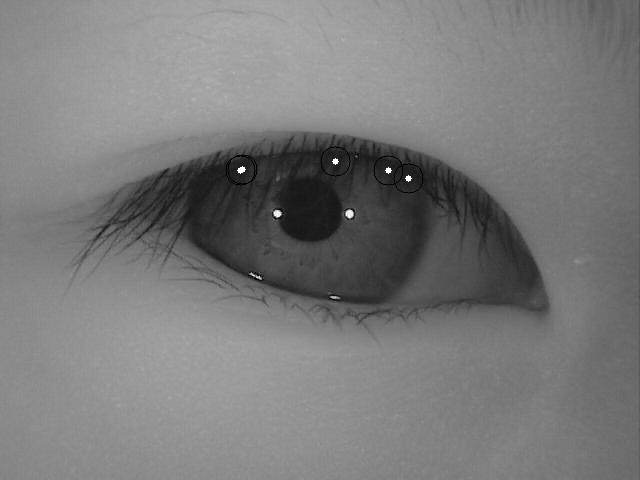
#> input picture drawing.png, 640 x 480 px
$ python -i utils.py   (imports and definitions only)
#> lines starting #> are read from the running program, lines starting #| are printed output that depends on the picture; after the words box and inside, x2 and y2 are one past the last pixel; in counts of white or black regions, pixels touching at a corner belong together
#> further down, picture is the input picture: shape (480, 640); min 0, max 255, mean 121.9
import math

import cv2
import numpy as np


# [5 lines left out: function show_image, not called in this run]


inner_params = (50, 60, 30, 40)
outer_params = (50, 50, 70, 180)


# [42 lines left out: functions find_iris, get_circles, not called in this run]


def get_circle_blob(image):
    im = cv2.GaussianBlur(image, (11, 11), 0)
    im = cv2.inRange(im, 23, 30)
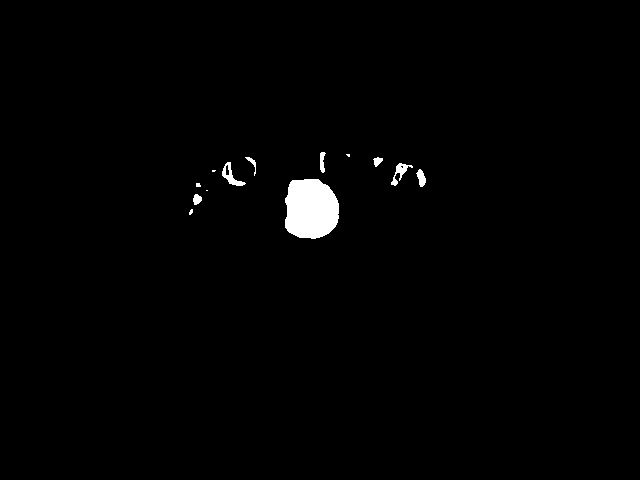
#> im: shape (480, 640); 1.1% white; 13 white regions (5 under 20 px)
    ret, im = cv2.threshold(im, 127, 255, 0)

    contours, _ = cv2.findContours(im, cv2.RETR_TREE, cv2.CHAIN_APPROX_SIMPLE)
#> contours = 15 contours, 6 with area under 20; largest, box (x1, y1, x2, y2) and area: (285, 179, 339, 239) 2610, (222, 162, 246, 186) 186, (391, 163, 413, 186) 130, (416, 169, 426, 187) 90, (320, 152, 326, 173) 63

    cnt = max(contours, key=cv2.contourArea)
#> cnt = contour of 75 points, box (x1, y1, x2, y2) (285, 179, 339, 239), area 2610

    (x, y), radius = cv2.minEnclosingCircle(cnt)
#> x = 309.2; y = 207.1; radius = 32.05

    center = (int(x), int(y))
#> center = (309, 207)
    radius = int(radius)
#> radius = 32

    return center, radius

>>> import cv2
>>> picture = cv2.imread('drawing.png', cv2.IMREAD_GRAYSCALE)
>>> result = get_circle_blob(picture)
#> result = ((309, 207), 32)
